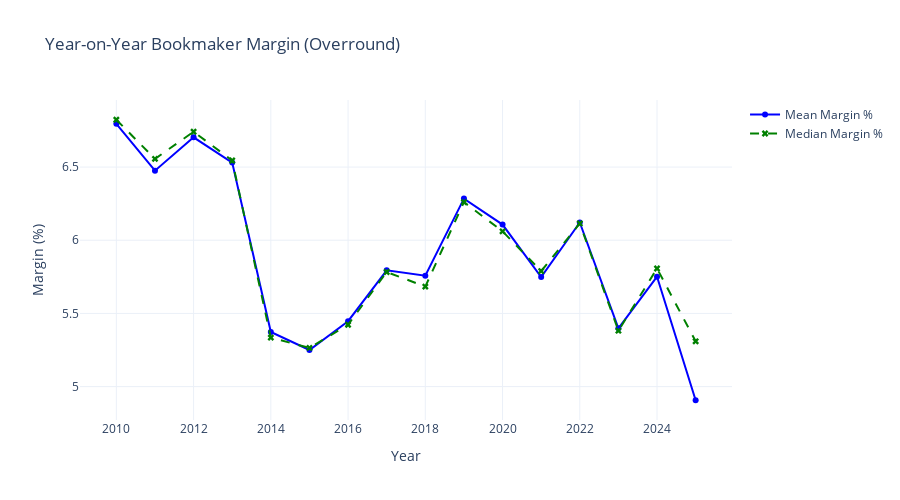

Notebook code cell kept with this figure:
### Markdown cell above
# YEAR-ON-YEAR BOOKMAKER MARGIN (OVERROUND)

### Code cell
import plotly.graph_objects as go
import pandas as pd

# Step 1: Ensure numeric odds and clean data
odds_df["Odds 1"] = pd.to_numeric(odds_df["Odds 1"], errors="coerce")
odds_df["Odds 2"] = pd.to_numeric(odds_df["Odds 2"], errors="coerce")
odds_df = odds_df.dropna(subset=["Odds 1", "Odds 2", "Year"])

# Step 2: Calculate implied probabilities and margin
odds_df["Implied Prob 1"] = 1 / odds_df["Odds 1"]
odds_df["Implied Prob 2"] = 1 / odds_df["Odds 2"]
odds_df["Margin"] = (odds_df["Implied Prob 1"] + odds_df["Implied Prob 2"]) - 1
odds_df["Margin %"] = odds_df["Margin"] * 100

# Step 3: Summary table
margin_summary = odds_df.groupby("Year")["Margin %"].agg(["mean", "median"]).reset_index()

# Step 4: Plotly chart
fig = go.Figure()

# Mean line
fig.add_trace(go.Scatter(
    x=margin_summary["Year"], y=margin_summary["mean"],
    mode='lines+markers',
    name='Mean Margin %',
    line=dict(color='blue'),
    marker=dict(symbol='circle')
))

# Median line
fig.add_trace(go.Scatter(
    x=margin_summary["Year"], y=margin_summary["median"],
    mode='lines+markers',
    name='Median Margin %',
    line=dict(color='green', dash='dash'),
    marker=dict(symbol='x')
))

# Layout
fig.update_layout(
    title="Year-on-Year Bookmaker Margin (Overround)",
    xaxis_title="Year",
    yaxis_title="Margin (%)",
    template="plotly_white",
    hovermode="x unified",
    height=500,
    width=900
)

fig.show()

### Figure 1 — Plotly figure (JSON) as saved in the notebook; plotly's stock layout.template omitted (floating-point values rounded to 4 significant figures)
{"data": [{"line": {"color": "blue"}, "marker": {"symbol": "circle"}, "mode": "lines+markers", "name": "Mean Margin %", "type": "scatter", "x": [2010, 2011, 2012, 2013, 2014, 2015, 2016, 2017, 2018, 2019, 2020, 2021, 2022, 2023, 2024, 2025], "y": [6.796, 6.475, 6.703, 6.531, 5.373, 5.25, 5.447, 5.794, 5.757, 6.285, 6.107, 5.748, 6.121, 5.398, 5.751, 4.907]}, {"line": {"color": "green", "dash": "dash"}, "marker": {"symbol": "x"}, "mode": "lines+markers", "name": "Median Margin %", "type": "scatter", "x": [2010, 2011, 2012, 2013, 2014, 2015, 2016, 2017, 2018, 2019, 2020, 2021, 2022, 2023, 2024, 2025], "y": [6.823, 6.556, 6.741, 6.545, 5.335, 5.264, 5.423, 5.783, 5.683, 6.26, 6.061, 5.789, 6.115, 5.382, 5.807, 5.309]}], "layout": {"height": 500, "hovermode": "x unified", "title": {"text": "Year-on-Year Bookmaker Margin (Overround)"}, "width": 900, "xaxis": {"title": {"text": "Year"}}, "yaxis": {"title": {"text": "Margin (%)"}}}}
